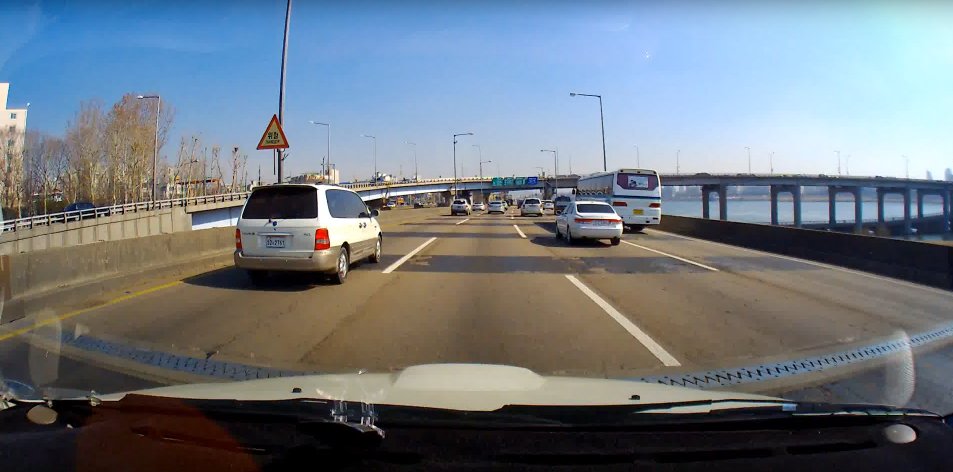
#> input picture img73.png, 1905 x 943 px (shown at 1/2 size); the run also reads 2 pictures not shown here
$ jupyter execute --allow-errors 'line check.ipynb'
#> lines starting #> are read from the running program, lines starting #| are printed output that depends on the picture; after the words box and inside, x2 and y2 are one past the last pixel; in counts of white or black regions, pixels touching at a corner belong together; pictures that were not available may be replaced by others from this repository, and a replacement may not be noted
https://github.com/NurNils/opencv-lane-detection

이 코드를 기반으로 만듦

[cell 1]
# Imports
import cv2 as cv
from matplotlib import pyplot as plt
import numpy as np
import time
import warnings
# Dont show warnings
warnings.filterwarnings("ignore")

# number of windows for sliding windows
nwindows = 180

# value for last radius
last_r = None

# For radius calculation (pixels to meters)
y_m_per_pix = 30 / 720
x_m_per_pix = 3.7 / 1280

# Source and destination for perspective transformation
src = np.array([[598, 448], [684, 448], [1026, 668], [278, 668]], np.float32)
dst = np.array([[300, 0], [980, 0], [980, 720], [300, 720]], np.float32)

# Kernels for filter operations
kernel_small = np.array([[0, 1, 0], [1, 1, 1], [0, 1, 0]], 'uint8')
kernel_large = np.array([[0, 1, 1, 1, 0], [1, 1, 1, 1, 1], [1, 1, 1, 1, 1], [1, 1, 1, 1, 1], [0, 1, 1, 1, 0]], 'uint8')

# ROI (trapezoid)
#ROI = np.array([[(570, 450),(650, 450),(1300, 650),(200, 650)]], dtype= np.int32)

[cell 2]
# Convert image to yellow and white color space
def color_space(img):
    # Convert image to HSV
    img_hsv = cv.cvtColor(img, cv.COLOR_BGR2HSV)
    # Colorspace "yellow" in HSV: (15-40, 80-255, 160-255)
    mask_yellow = cv.inRange(img_hsv, (15, 100, 160), (40, 255, 255))
    # Colorspace "white" in HSV: (0-255, 0-20, 200-255)
    mask_white = cv.inRange(img_hsv, (0, 0, 200), (255, 70, 255))
    # Merge white and yellow masks
    masks = cv.bitwise_or(mask_yellow, mask_white)
    # Return image in gray

    return cv.cvtColor(cv.bitwise_and(img, img, mask=masks), cv.COLOR_BGR2GRAY)

# Apply canny filter to image
# [9 lines left out: function canny_space, not called in this run]

# Dilate image (Expands the shapes of the image)
def dilate(img, iterations):
    return cv.dilate(img, kernel_small, iterations=iterations)

# Erode image (Reduces the shapes of the image)
def erode(img, iterations):
    return cv.erode(img, kernel_small, iterations=iterations)

# Close image (Removes noises)
def close(img, iterations):
    return cv.morphologyEx(img, cv.MORPH_CLOSE, kernel_large, iterations=iterations)

[cell 3]
import cv2
import numpy as np

def sliding_windows_visual(warped_img, nwindows=9, margin=200, minimum=30, draw=True):
    # ▶ ROI 마스킹: 잘못된 영역 제거
    mask = np.ones_like(warped_img, dtype=np.uint8) * 255
    height, width = warped_img.shape
    cv2.rectangle(mask, (0, height - 0), (600, height), 0, -1)
    warped_img = cv2.bitwise_and(warped_img, mask)

    # ▶ 모폴로지 연산으로 노이즈 제거
    kernel = cv2.getStructuringElement(cv2.MORPH_RECT, (5, 5))
    warped_img = cv2.morphologyEx(warped_img, cv2.MORPH_OPEN, kernel)

    # ▶ 시각화용 이미지 생성
    out_img = np.dstack((warped_img, warped_img, warped_img)) * 255

    # ▶ 히스토그램 기반 시작점 계산
    histogram = np.sum(warped_img[warped_img.shape[0]//2:, :], axis=0)
    midpoint = histogram.shape[0] // 2
    leftx_base = np.argmax(histogram[:midpoint])
    rightx_base = np.argmax(histogram[midpoint:]) + midpoint

    # ▶ 슬라이딩 윈도우 초기화
    window_height = warped_img.shape[0] // nwindows
    nonzero = warped_img.nonzero()
    nonzeroy = np.array(nonzero[0])
    nonzerox = np.array(nonzero[1])

    leftx_current = leftx_base
    rightx_current = rightx_base

    left_lane_inds = []
    right_lane_inds = []

    for window in range(nwindows):
        win_y_low = warped_img.shape[0] - (window + 1) * window_height
        win_y_high = warped_img.shape[0] - window * window_height

        win_xleft_low = leftx_current - margin
        win_xleft_high = leftx_current + margin
        win_xright_low = rightx_current - margin
        win_xright_high = rightx_current + margin

        if draw:
            cv2.rectangle(out_img, (win_xleft_low, win_y_low), (win_xleft_high, win_y_high), (0,255,0), 2)
            cv2.rectangle(out_img, (win_xright_low, win_y_low), (win_xright_high, win_y_high), (0,255,255), 2)

        good_left_inds = ((nonzeroy >= win_y_low) & (nonzeroy < win_y_high) &
                          (nonzerox >= win_xleft_low) & (nonzerox < win_xleft_high)).nonzero()[0]
        good_right_inds = ((nonzeroy >= win_y_low) & (nonzeroy < win_y_high) &
                           (nonzerox >= win_xright_low) & (nonzerox < win_xright_high)).nonzero()[0]

        left_lane_inds.append(good_left_inds)
        right_lane_inds.append(good_right_inds)

        if len(good_left_inds) > minimum:
            leftx_current = int(np.mean(nonzerox[good_left_inds]))
        if len(good_right_inds) > minimum:
            rightx_current = int(np.mean(nonzerox[good_right_inds]))

    left_lane_inds = np.concatenate(left_lane_inds)
    right_lane_inds = np.concatenate(right_lane_inds)

    leftx = nonzerox[left_lane_inds]
    lefty = nonzeroy[left_lane_inds]
    rightx = nonzerox[right_lane_inds]
    righty = nonzeroy[right_lane_inds]

    # ▶ 이상점 제거
    left_fit, right_fit = None, None
    if len(leftx) > 20:
        left_fit = np.polyfit(lefty, leftx, 2)
        residuals = np.abs(np.polyval(left_fit, lefty) - leftx)
        mask = residuals < 30
        leftx = leftx[mask]
        lefty = lefty[mask]
    if len(rightx) > 20:
        right_fit = np.polyfit(righty, rightx, 2)
        residuals = np.abs(np.polyval(right_fit, righty) - rightx)
        mask = residuals < 30
        rightx = rightx[mask]
        righty = righty[mask]

    # ▶ 픽셀 색상 표시
    out_img[lefty, leftx] = [255, 0, 0]
    out_img[righty, rightx] = [0, 0, 255]

    # ▶ 보간 곡선 시각화
    if draw:
        ploty = np.linspace(0, warped_img.shape[0]-1, warped_img.shape[0])
        if left_fit is not None:
            left_fitx = np.polyval(left_fit, ploty)
            for i in range(len(ploty)-1):
                cv2.line(out_img, (int(left_fitx[i]), int(ploty[i])), (int(left_fitx[i+1]), int(ploty[i+1])), (255, 255, 0), 2)
        if right_fit is not None:
            right_fitx = np.polyval(right_fit, ploty)
            for i in range(len(ploty)-1):
                cv2.line(out_img, (int(right_fitx[i]), int(ploty[i])), (int(right_fitx[i+1]), int(ploty[i+1])), (0, 255, 255), 2)

    return {
        "image": out_img,
        "left": {
            "fit": left_fit,
            "x": leftx,
            "y": lefty,
        },
        "right": {
            "fit": right_fit,
            "x": rightx,
            "y": righty,
        }
    }

[cell 4]
# Warp image perspective
def warp(img, src=src, dst=dst):
    M = cv.getPerspectiveTransform(src, dst)
    return cv.warpPerspective(img, M, (img.shape[1], img.shape[0]), flags=cv.INTER_NEAREST)

def Re_warp(src=src, dst=dst):
    Minv = cv.getPerspectiveTransform(dst, src)
    return Minv

# Crop image for region of interest
# [15 lines left out: functions crop, merge, not called in this run]

# Overlay two images
def overlay(img, overlay):
    img[np.where(overlay!=0)] = [0,255,0]
    return img

# Overlay two images with alpha
def overlay_alpha(img, overlay):
    return cv.addWeighted(img, 1, overlay.astype(np.uint8), 0.5, 0.0)

선이 직선인지 대쉬선인지 확인

현재 선간의 빈 공간 개수로 판정하는ㄱ데 선 간의 거리 등을 통해 보정을 해 줘야 할 것으로 보임

[cell 5]
def detect_dash_line_along_curve(binary_img, fit, ploty, threshold_gap=50, threshold_segment=50):
    """
    다항 곡선을 따라 점선인지 실선인지 분석.
    - binary_img: 흑백 이미지 (차선만 흰색)
    - fit: np.polyfit으로 얻은 다항 계수
    - ploty: y좌표 배열
    - threshold_gap: 점선 판단 기준이 되는 최소 gap
    - threshold_segment: 실선 판단 기준이 되는 최소 선의 길이
    """
    gaps = []
    segments = []
    last_seen = None
    current_segment = 0

    for i, y in enumerate(ploty.astype(int)):
        x = int(np.polyval(fit, y))
        if 0 <= y < binary_img.shape[0] and 0 <= x < binary_img.shape[1]:
            radius = 20
            if np.any(binary_img[y, max(x - radius, 0): min(x + radius + 1, binary_img.shape[1])] > 0) or i == len(ploty) - 1:
                if last_seen is not None:
                    gap = y - last_seen
                    if gap > threshold_gap:
                        gaps.append(gap)
                        if current_segment > 20:
                            segments.append(current_segment)
                        current_segment = 0
                    else:
                        current_segment += gap
                last_seen = y

    if current_segment > 0:
        segments.append(current_segment)

    # 디버깅 출력
    """
    print("평균 gap:", np.mean(gaps) if gaps else 0)
    print("gap 표준편차:", np.std(gaps) if gaps else 0)
    print("gap 개수:", len(gaps))
    print("평균 segment 길이:", np.mean(segments) if segments else 0)
    print("segment 개수:", len(segments))
    """
    # 판단 조건
    if len(gaps) > 2 and np.mean(gaps) > threshold_gap and len(segments) >= 2:
        return "dashed"
    else:
        return "solid"


#결과인 다항식을 바탕으로 선을 시각화
def draw_lane_curve(binary_img, fit, ploty, line_type):
    color = (0, 255, 0) if line_type == "solid" else (0, 0, 255)
    curve_img = np.zeros((binary_img.shape[0], binary_img.shape[1], 3), dtype=np.uint8)
    x_vals = np.polyval(fit, ploty).astype(np.int32)
    for i in range(len(ploty)-1):
        pt1 = (x_vals[i], int(ploty[i]))
        pt2 = (x_vals[i+1], int(ploty[i+1]))
        if 0 <= pt1[0] < binary_img.shape[1] and 0 <= pt2[0] < binary_img.shape[1]:
            cv2.line(curve_img, pt1, pt2, color, 3)
    return curve_img

선 사이의 간격에 점으로 표시

코드에는 필요없으나 바로 위의 detect_dash_line_along_curve가 검출한 선 사이의 빈 공간을 시각적으로 표시하기 위해 사용

[cell 6]
def draw_gap_markers(binary_img, fit, ploty, threshold_gap=50):
    """
    점선 간격(gap)을 시각적으로 표시.
    - binary_img: 차선이 흰색(255)인 이진 이미지
    - fit: np.polyfit 계수
    - ploty: y좌표 배열
    - threshold_gap: 간격 기준값
    """
    output = cv2.cvtColor(binary_img, cv2.COLOR_GRAY2BGR)  # 컬러로 변환
    last_seen = None

    for i, y in enumerate(ploty.astype(int)):
        x = int(np.polyval(fit, y))
        if 0 <= y < binary_img.shape[0] and 0 <= x < binary_img.shape[1]:
            radius = 20  # x축으로 좌우 3픽셀 확인 (총 7픽셀 폭)
            if np.any(binary_img[y, max(x - radius, 0): min(x + radius + 1, binary_img.shape[1])] > 0) or i == len(ploty.astype(int)) - 1:
                if last_seen is not None:
                    gap = y - last_seen
                    if gap > threshold_gap:
                        #pass
                        # gap 위치를 초록색 점으로 표시
                        mid_y = (y + last_seen) // 2
                        mid_x = int(np.polyval(fit, mid_y))
                        cv2.circle(output, (mid_x, mid_y), 5, (0, 255, 0), -1)
                        if 0 <= mid_y < binary_img.shape[0] and 0 <= mid_x < binary_img.shape[1]:
                            cv2.circle(output, (mid_x, mid_y), 5, (0, 255, 0), -1)
                last_seen = y
    return output

원본 이미지에 시각화

[cell 7]
import cv2
import numpy as np

def draw_lane_area_on_original(original_img, left_fit, right_fit, warped_shape, Minv,
                               left_color=(0, 255, 0), right_color=(255, 0, 0), fill_color=(0, 255, 255)):
    ploty = np.linspace(0, warped_shape[0] - 1, warped_shape[0])
    left_fitx = np.polyval(left_fit, ploty)
    right_fitx = np.polyval(right_fit, ploty)

    # 좌우 (x, y) 좌표 쌍 생성
    left_pts = np.array([[left_fitx[i], ploty[i]] for i in range(len(ploty))], dtype=np.float32)
    right_pts = np.array([[right_fitx[i], ploty[i]] for i in range(len(ploty))], dtype=np.float32)

    # 역투영 변환 (좌우)
    left_pts = left_pts.reshape(-1, 1, 2)
    right_pts = right_pts.reshape(-1, 1, 2)
    left_unwarped = cv2.perspectiveTransform(left_pts, Minv)
    right_unwarped = cv2.perspectiveTransform(right_pts, Minv)

    # 원본 이미지 복사
    result = original_img.copy()

    # 차선 영역을 채우기 위한 polygon 그리기
    lane_poly = np.vstack((left_unwarped, np.flipud(right_unwarped)))
    cv2.fillPoly(result, [np.int32(lane_poly)], fill_color)

    # 좌우 선 그리기
    for i in range(len(ploty) - 1):
        pt1_l = tuple(np.int32(left_unwarped[i][0]))
        pt2_l = tuple(np.int32(left_unwarped[i + 1][0]))
        pt1_r = tuple(np.int32(right_unwarped[i][0]))
        pt2_r = tuple(np.int32(right_unwarped[i + 1][0]))

        cv2.line(result, pt1_l, pt2_l, left_color, 3)
        cv2.line(result, pt1_r, pt2_r, right_color, 3)

    return result

[cell 8]
import cv2
import numpy as np
def blend_transparent_overlay(base_img, overlay_mask, color=(0, 255, 255), alpha=0.4):
    """
    base_img: 원본 BGR 이미지
    overlay_mask: 채워질 영역 (uint8 마스크, 255가 채워질 부분)
    color: 덧씌울 색상 (BGR)
    alpha: 투명도 (0: 완전 투명, 1: 불투명)
    """
    overlay = np.zeros_like(base_img, dtype=np.uint8)
    overlay[:] = color
    mask_3ch = cv2.merge([overlay_mask] * 3)
    blended = cv2.addWeighted(base_img, 1, cv2.bitwise_and(overlay, mask_3ch), alpha, 0)
    return blended

def draw_lane_area_with_labels(original_img, left_fit, right_fit, warped_shape, Minv,
                               left_type="unknown", right_type="unknown",
                               left_color=(0, 255, 0), right_color=(255, 0, 0), fill_color=(0, 255, 255)):

    ploty = np.linspace(0, warped_shape[0] - 1, warped_shape[0])
    left_fitx = np.polyval(left_fit, ploty)
    right_fitx = np.polyval(right_fit, ploty)

    # 좌우 차선 좌표 생성
    left_pts = np.array([[left_fitx[i], ploty[i]] for i in range(len(ploty))], dtype=np.float32).reshape(-1, 1, 2)
    right_pts = np.array([[right_fitx[i], ploty[i]] for i in range(len(ploty))], dtype=np.float32).reshape(-1, 1, 2)

    # 역투영
    left_unwarped = cv2.perspectiveTransform(left_pts, Minv)
    right_unwarped = cv2.perspectiveTransform(right_pts, Minv)

    # 차선 영역 그리기


    result = original_img.copy()
    lane_poly = np.vstack((left_unwarped, np.flipud(right_unwarped)))
    #cv2.fillPoly(result, [np.int32(lane_poly)], fill_color)

    lane_mask = np.zeros(original_img.shape[:2], dtype=np.uint8)
    cv2.fillPoly(lane_mask, [np.int32(lane_poly)], 255)
    result = blend_transparent_overlay(original_img, lane_mask, color=fill_color, alpha=0.4)

    # 좌우 선 그리기
    for i in range(len(ploty) - 1):
        pt1_l = tuple(np.int32(left_unwarped[i][0]))
        pt2_l = tuple(np.int32(left_unwarped[i + 1][0]))
        pt1_r = tuple(np.int32(right_unwarped[i][0]))
        pt2_r = tuple(np.int32(right_unwarped[i + 1][0]))

        cv2.line(result, pt1_l, pt2_l, left_color, 3)
        cv2.line(result, pt1_r, pt2_r, right_color, 3)

    # 박스 그리기: 좌우 차선 경계 사각형
    def draw_label_box(unwarped_pts, color, label):
        xs = [pt[0][0] for pt in unwarped_pts]
        ys = [pt[0][1] for pt in unwarped_pts]
        x_min, x_max = int(min(xs)), int(max(xs))
        y_min, y_max = int(min(ys)), int(max(ys))
        cv2.rectangle(result, (x_min, y_min), (x_max, y_max), color, 2)
        cv2.putText(result, label, (x_min, y_min - 10),
                    cv2.FONT_HERSHEY_SIMPLEX, 0.8, color, 2, cv2.LINE_AA)

    # 박스 + 라벨 추가
    draw_label_box(left_unwarped, left_color, f"Left: {left_type}")
    draw_label_box(right_unwarped, right_color, f"Right: {right_type}")

    return result

[cell 9]
import cv2
import numpy as np

# [30 lines left out: function draw_lane_info, not called in this run]

[cell 10]
# Open video file
import matplotlib.pyplot as plt


def draw_polygon(img, points):
    overlay = img.copy()
    cv2.polylines(overlay, [np.int32(points)], isClosed=True, color=(0,255,255), thickness=3)
    return overlay


video_file = 'project'
img = cv.imread('img73.png')
#> img is the input picture: shape (943, 1905, 3); mean B, G, R 128.9, 120.9, 112.3

#img = cv.imread('lane.jpg')

# Manually turn car detection on or off
CAR_DETECTION = False

# If challenge video is played -> Define different points for transformation
height, width = img.shape[:2]
src = np.float32([
    [width * 0.45, height * 0.45],
    [width * 0.55, height * 0.45],
    [width * 0.7, height * 0.8],
    [width * 0.3, height * 0.8]
])
dst = np.float32([
    [width * 0.3, 0],
    [width * 0.7, 0],
    [width * 0.7, height],
    [width * 0.3, height]
])

# Start timer for fps counter
start_timer = time.time() - 0.01
frame_count = -1

# Read every frame
frame = img

# Check if there is another frame
orig = frame.copy()

plt.imshow(cv2.cvtColor(frame, cv2.COLOR_BGR2RGB))

plt.show()

# Calculate curve area only every fifth frame for performance reasons
# Step 1: Warp image

# 확인
plt.imshow(cv2.cvtColor(draw_polygon(frame.copy(), src), cv2.COLOR_BGR2RGB))
#> in draw_polygon, `cv2.polylines(overlay, [np.int32(points)], isClosed=True, color=(0,255..`:
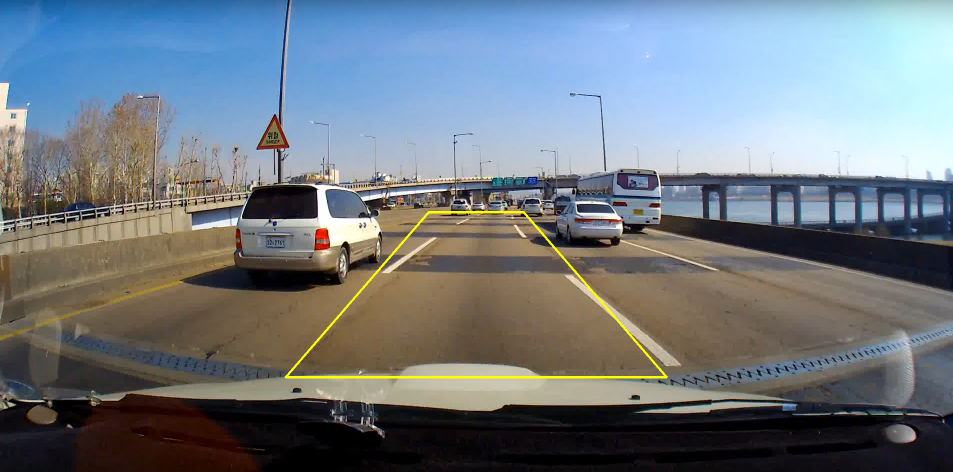
#> overlay: shape (943, 1905, 3) (shown at 1/2 size); 0.48% of pixels changed, all inside (x1, y1, x2, y2) = (569, 422, 1336, 757)

plt.show()


# 흰색 범위 (value가 높고 saturation이 낮음)
white_lower = np.array([0, 0, 200])
white_upper = np.array([255, 100, 255])

# 노란색 범위
yellow_lower = np.array([15, 100, 200])
yellow_upper = np.array([35, 255, 255])


hsv = cv2.cvtColor(frame, cv2.COLOR_BGR2HSV)
#> hsv: shape (943, 1905, 3); mean H, S, V 73.2, 84.9, 142.8

white_mask = cv2.inRange(hsv, white_lower, white_upper)
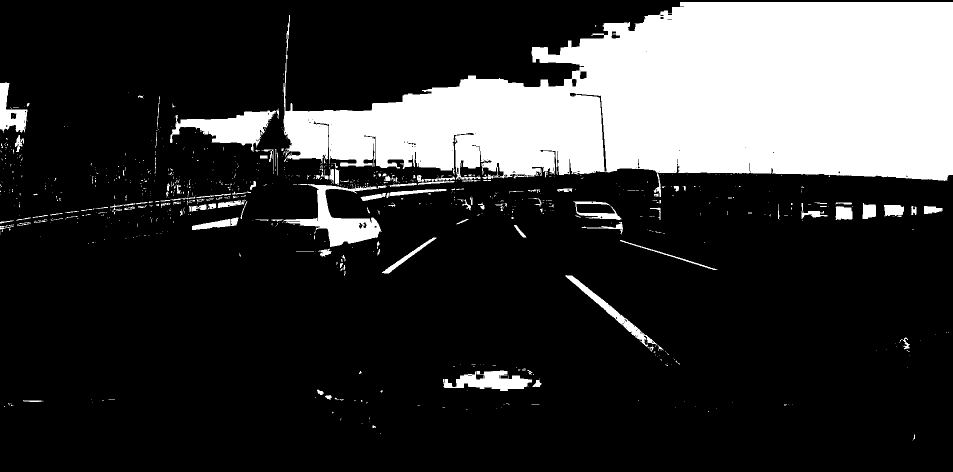
#> white_mask: shape (943, 1905) (shown at 1/2 size); 21.2% white; 869 white regions (735 under 20 px), largest, box (x1, y1, x2, y2) and area: (567, 4, 1905, 394) 335362, (543, 368, 773, 494) 7880, (340, 217, 558, 303) 7763
yellow_mask = cv2.inRange(hsv, yellow_lower, yellow_upper)
#> yellow_mask: shape (943, 1905); 0% white in thin lines or dots, all inside (x1, y1, x2, y2) = (18, 352, 1063, 812)

lane_mask = cv2.bitwise_or(white_mask, yellow_mask)

h, s, v = cv2.split(hsv)
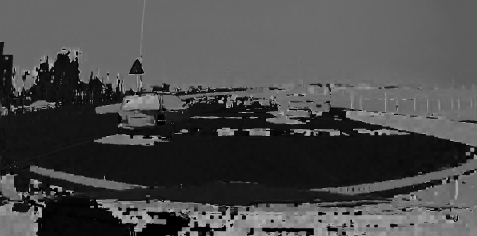
#> h: shape (943, 1905) (shown at 1/4 size); min 0, max 179, mean 73.2
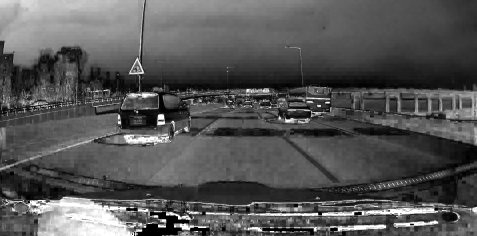
#> s: shape (943, 1905) (shown at 1/4 size); min 0, max 255, mean 84.9
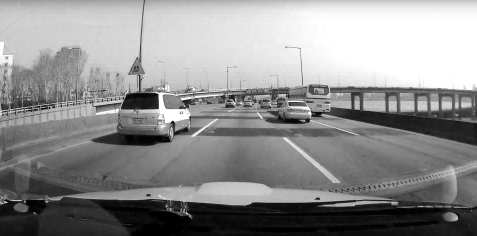
#> v: shape (943, 1905) (shown at 1/4 size); min 0, max 255, mean 142.8
#v = cv2.add(v, -100)  # 밝기 증가 (0~255 클램핑됨)
s = cv2.add(s, -50)  # 밝기 증가 (0~255 클램핑됨)
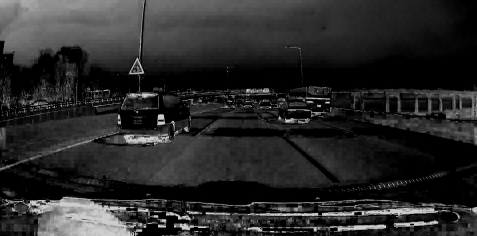
#> s: shape (943, 1905) (shown at 1/4 size); min 0, max 205, mean 40.7
final_hsv = cv2.merge((h, s, v))
#> final_hsv: shape (943, 1905, 3); mean H, S, V 73.2, 40.7, 142.8

masked = cv2.bitwise_and(img, img, mask=lane_mask)
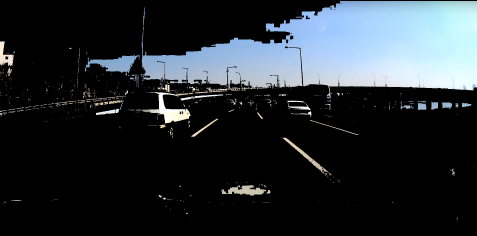
#> masked: shape (943, 1905, 3) (shown at 1/4 size); mean B, G, R 49.9, 45, 39

color = color_space(frame)
#> in color_space, `mask_yellow = cv.inRange(img_hsv, (15, 100, 160), (40, 255, 255))`:
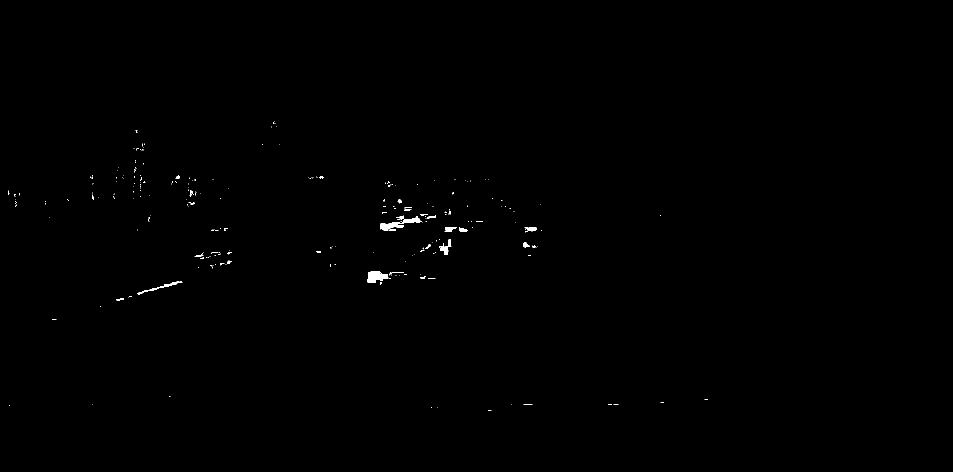
#> mask_yellow: shape (943, 1905) (shown at 1/2 size); 0.23% white; 243 white regions (214 under 20 px), largest, box (x1, y1, x2, y2) and area: (760, 431, 845, 461) 796, (735, 543, 777, 566) 651, (275, 563, 365, 590) 333
#> in color_space, `masks = cv.bitwise_or(mask_yellow, mask_white)`:
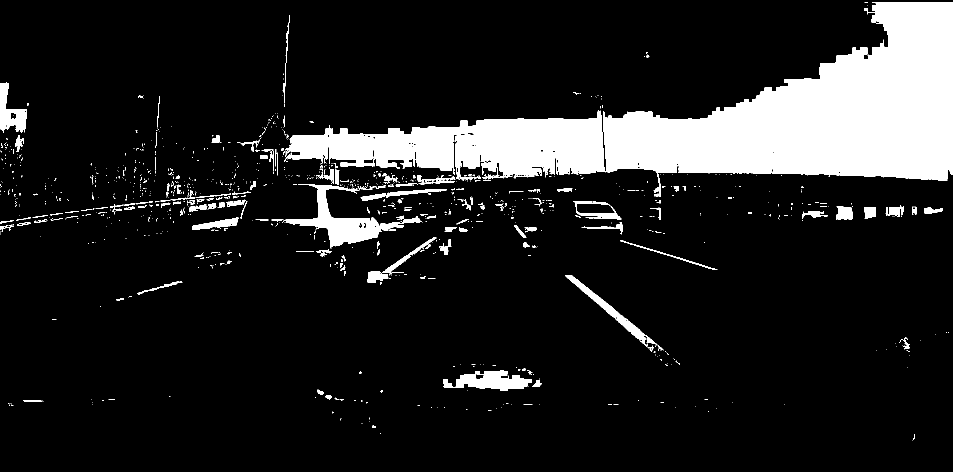
#> masks: shape (943, 1905) (shown at 1/2 size); 12.8% white; 1099 white regions (939 under 20 px), largest, box (x1, y1, x2, y2) and area: (658, 4, 1905, 394) 186646, (543, 368, 845, 494) 8349, (886, 741, 1064, 782) 4046
plt.imshow(color)
plt.show()
#color = close(color, 10)
_, binary_result = cv.threshold(color, 150, 255, cv.THRESH_BINARY)
#> binary_result: shape (943, 1905); 12.6% white; 973 white regions (839 under 20 px), largest, box (x1, y1, x2, y2) and area: (658, 4, 1905, 394) 186646, (543, 368, 763, 493) 7554, (886, 741, 1064, 782) 4046
#> (the rest of the program and of its run is left out)
